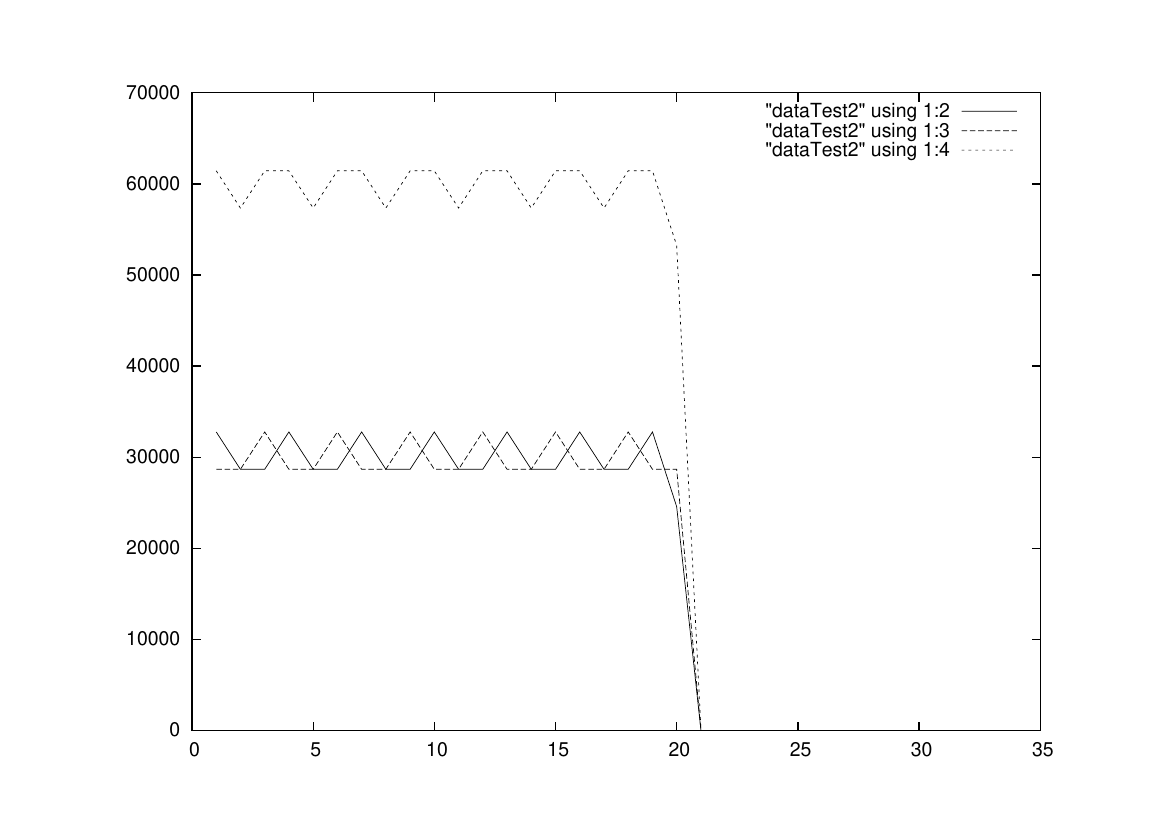

gnuplot code for this plot:
set term postscript
set output "plotTest2.ps"
set yrange [0:]
plot "dataTest2" using 1:2 with lines, "dataTest2" using 1:3 with lines, "dataTest2" using 1:4 with lines